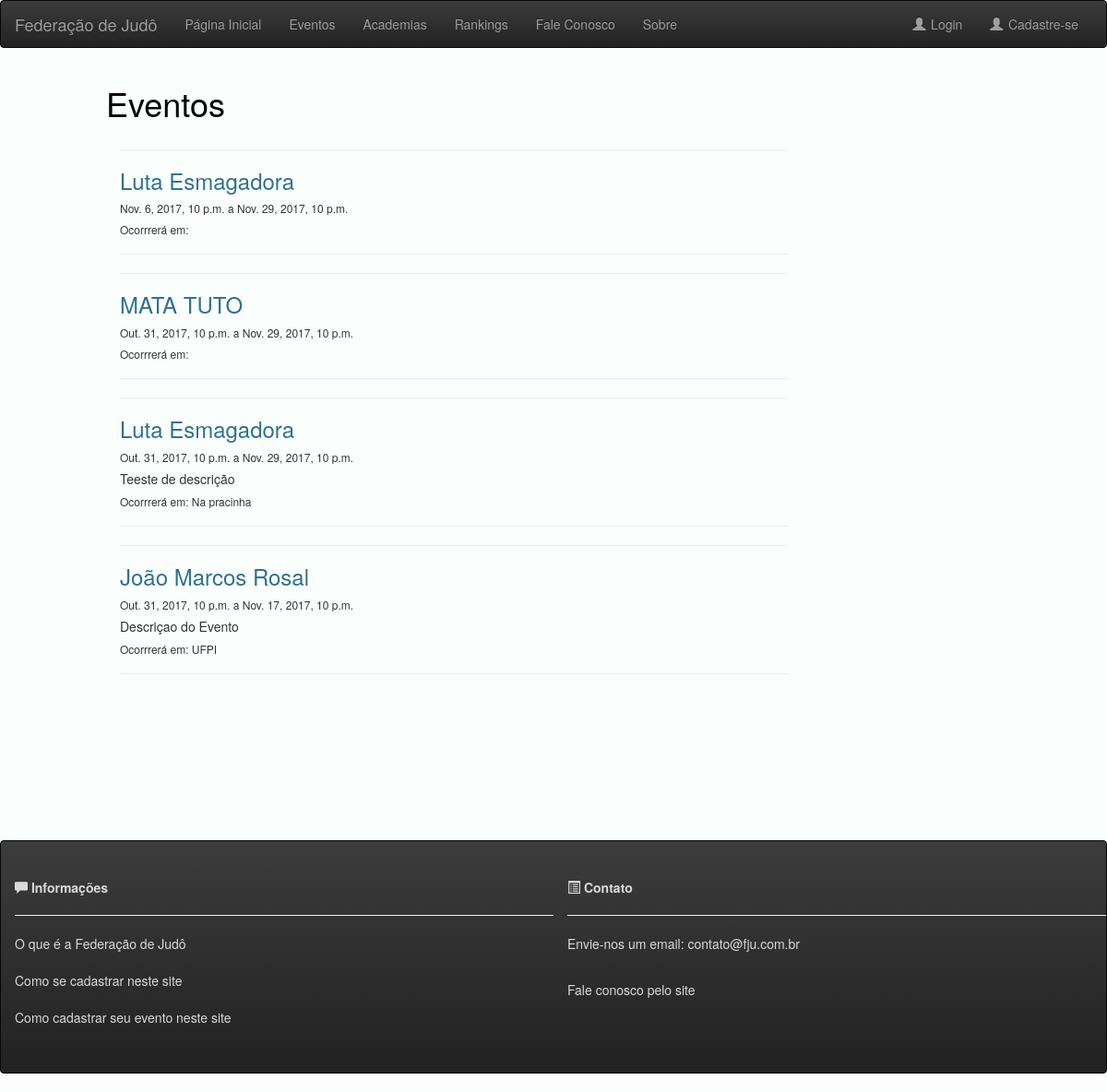
/eventos, run on the app's committed database.
### fed_judo/models.py (models this page shows, shortened)
class Evento(models.Model):
    nome_evento = models.TextField()
    data_inicio = models.DateTimeField(blank=True,null=True)
    data_fim = models.DateTimeField(blank=True,null=True)
    status_evento = models.ForeignKey(StatusEventos, default=2)
    premiacao = models.TextField()
    local = models.TextField(blank=True)
    descricao = models.TextField(blank=True)

### fed_judo/views.py (the view)
# urls.py: url(r'^eventos$', views.eventos, name='eventos.html'),
def eventos(request):
    eventos = Evento.objects.all()
    return render (request, 'eventos.html', {'eventos':eventos})
    ns = Noticia.objects.all()
    eventos = Evento.objects.all()
    return render (request, 'eventos.html', {'eventos':eventos, 'ns':ns})

### fed_judo/templates/eventos.html (shortened to what this page needs)
{% extends 'base.html' %}
{% block body %}
    <div class="container-fluid">
      <div class="row content">
        <div class="col-sm-1 sidenav">
        </div>
        <div class="col-sm-10">
          <h1>Eventos</h1>
          <div class="col-sm-9" style="background-color: : beige;">
            {% for a in eventos %}
              <hr>
              <h3 class="text-info" > {{a.nome_evento}}</h3>
              <h6> {{a.data_inicio}} a {{a.data_fim}}</h6>
              <h5>{{a.descricao}}</h5>
              <h6>Ocorrrerá em: {{a.local}}</h6>
              <hr>
            {% endfor %}
          </div>
        </div>
      </div>
    </div>
{% endblock %}

### fed_judo/static/css/estilo.css (style rules this page uses)
h1 { color: black; text-decoration: none; }

### data on the page
Evento: nome_evento "Luta Esmagadora", data_inicio "Nov. 6, 2017, 10 p.m.", data_fim "Nov. 29, 2017, 10 p.m."
Evento: nome_evento "MATA TUTO", data_inicio "Out. 31, 2017, 10 p.m.", data_fim "Nov. 29, 2017, 10 p.m."
Evento: nome_evento "Luta Esmagadora", data_inicio "Out. 31, 2017, 10 p.m.", data_fim "Nov. 29, 2017, 10 p.m.", descricao "Teeste de descrição", local "Na pracinha"
Evento: nome_evento "João Marcos Rosal", data_inicio "Out. 31, 2017, 10 p.m.", data_fim "Nov. 17, 2017, 10 p.m.", descricao "Descriçao do Evento", local "UFPI"
